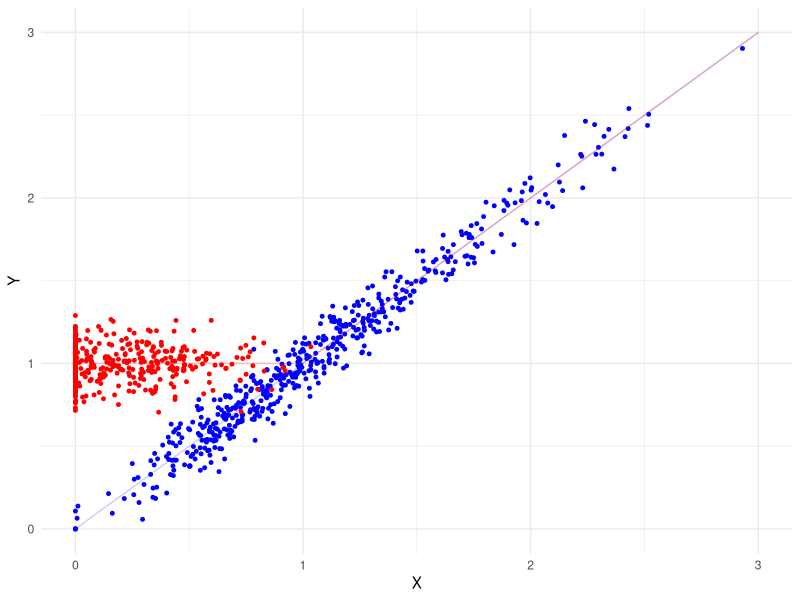

Write the R code that produced this figure. (Note: this script raises an error after producing the figure.)
## ---- chunk 1
knitr::opts_chunk$set(echo = TRUE)

library(tidyverse)
library(ggplot2)
## ---- chunk 2
set.seed(123)

simulate_data <- function(N){

  data <- tibble(
    X = pmax(rnorm(N,0.5,0.75),0),
    D = as.numeric(X + rnorm(N,0,0.25) < 0.5),
    Y0 = pmax(X + rnorm(N,0,0.1),0),
    Y1 = pmax(rnorm(N,1,0.1),Y0),
    Y = if_else(D==1,Y1,Y0)
    )
  
  data
}

plot_data <- function(data){
  data |> 
    ggplot(aes(x=X,y=Y)) +
    geom_point(data=filter(data,D==0),color='blue',size=1) +
    geom_point(data=filter(data,D==1),color='red',size=1) +
    annotate("segment", x = 0, y = 0, xend = 3, yend = 3,color='blue',alpha=0.2) +
    annotate("segment", x = 0, y = 1, xend = 1, yend = 1, color = "red", alpha = 0.2) +
    annotate("segment", x = 1, y = 1, xend = 3, yend = 3, color = "red", alpha = 0.2) +
    theme_minimal() +
    labs(
      color='Treated'
    )
}

# Simulate 1000 observations
data <- simulate_data(1000)

plot_data(data)
## ---- chunk 3
# Estimate the ATE, ATT, ATU using sample size of 1 million obs
simulate_data(1000000) |> 
  summarize(
    ATE = mean(Y1 - Y0),
    ATT = mean(Y1[D==1]) - mean(Y0[D==1]),
    ATU = mean(Y1[D==0]) - mean(Y0[D==0]),
    diff_in_means = mean(Y[D==1]) - mean(Y[D==0])
  )
## ---- chunk 4
# TODO
## ---- chunk 5
# TODO
## ---- chunk 6
data |> 
  mutate(
    Y0_additive_est = predict(additive_model,data |> mutate(D=0)),
    Y1_additive_est = predict(additive_model,data |> mutate(D=1)),
  ) |>
  plot_data() +
  geom_point(aes(y=Y0_additive_est),color='orange') +
  geom_point(aes(y=Y1_additive_est),color='purple')
## ---- chunk 7
# TODO
## ---- chunk 8
data |> 
  mutate(
    Y0_interaction_est = predict(interaction_model,data |> mutate(D=0)),
    Y1_interaction_est = predict(interaction_model,data |> mutate(D=1)),
  ) |>
  plot_data() +
  geom_point(aes(y=Y0_interaction_est),color='orange') +
  geom_point(aes(y=Y1_interaction_est),color='purple')
## ---- chunk 9
# TODO
## ---- chunk 10
# TODO
